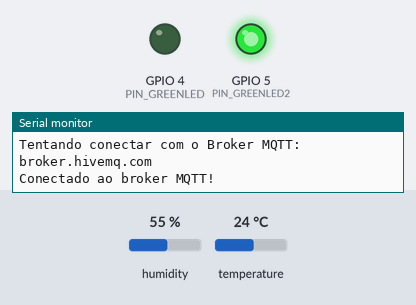
Bench run of a sketch on a simulated ESP32. Shown: output pins drawn as LEDs (lit = HIGH), the last lines printed to the serial monitor. The inputs (shaded band) are chosen by the test bench; at power-on: humidity 55 %, temperature 24 °C. WiFi joins after 1.5 s; servers stay silent unless stated; no MQTT or app messages arrive unless stated.

Above: at 2.7 s.
2.8 s: humidity set to 78 %
8.0 s: humidity set to 81 %
At 12.8 s:
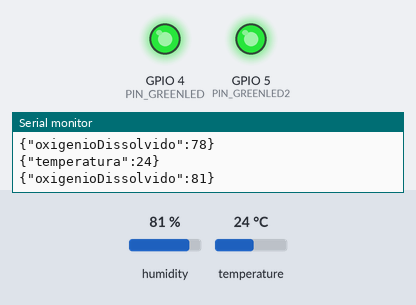
13.1 s: temperature set to 25.2 °C
17.8 s: temperature set to 26.5 °C
At 22.1 s:
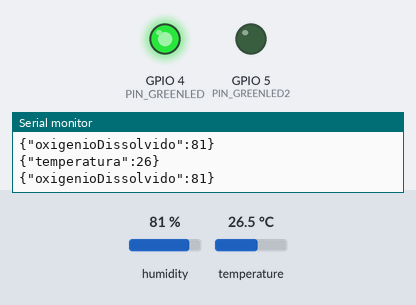
Timing chart, 0 to 23.6 s (numbered marks = the images above; inputs shaded):
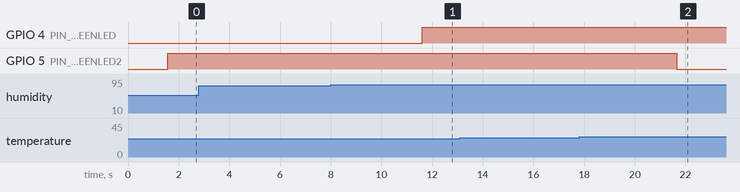

The sketch:

DHT11UrWater.ino
```cpp
#include <WiFi.h>
#include <DHTesp.h>
#include <ArduinoJson.h>
#include <PubSubClient.h>

// Configurações de MQTT
const char *BROKER_MQTT = "broker.hivemq.com";
const int BROKER_PORT = 1883;
const char *ID_MQTT = "esp32_mqtt";
const char *TOPIC_PUBLISH_OXIG = "fiap/Serelepes/oxigenio";
const char *TOPIC_PUBLISH_TEMP = "fiap/Serelepes/temp";
const char *TOPIC_PUBLISH_LED = "fiap/Serelepes/led";

// WiFi
const char *SSID = "Wokwi-GUEST"; // SSID / nome da rede WI-FI que deseja se conectar
const char *PASSWORD = "";        // Senha da rede WI-FI que deseja se conectar


// Variáveis globais
DHTesp dht;
TempAndHumidity sensorValues;
WiFiClient espClient;
PubSubClient MQTT(espClient);
unsigned long publishUpdate = 0;
int temperature;
int oxygen;
const int TAMANHO = 100;

// Protótipos de funções
void updateSensorValues();
void initMQTT();

// Configurações de Hardware
#define PIN_DHT 12
#define PIN_GREENLED 4
#define PIN_GREENLED2 5
#define PUBLISH_DELAY 2000

//INIT WIFI
void initWiFi() {
  Serial.print("Conectando com a rede: ");
  Serial.println(SSID);
  WiFi.begin(SSID, PASSWORD);

  while (WiFi.status() != WL_CONNECTED) {
    delay(100);
    Serial.print(".");
  }

  Serial.println();
  Serial.print("Conectado com sucesso: ");
  Serial.println(SSID);
  Serial.print("IP: ");
  Serial.println(WiFi.localIP());

}

//RECONNECT WIFI
void reconnectWiFi(void) {
  if (WiFi.status() == WL_CONNECTED)
    return;

  WiFi.begin(SSID, PASSWORD); // Conecta na rede WI-FI

  while (WiFi.status() != WL_CONNECTED) {
    delay(100);
    Serial.print(".");
  }

  Serial.println();
  Serial.print("Wifi conectado com sucesso");
  Serial.print(SSID);
  Serial.println("IP: ");
  Serial.println(WiFi.localIP());
}

// CHECK WIFI AND MQTT
void checkWiFIAndMQTT() {
  if (WiFi.status() != WL_CONNECTED) reconnectWiFi();
  if (!MQTT.connected()) reconnectMQTT();
}

//INIT MQTT
void initMQTT() {
  MQTT.setServer(BROKER_MQTT, BROKER_PORT);
  MQTT.setCallback(callbackMQTT);
}

//RECONNECT MQTT
void reconnectMQTT() {
  while (!MQTT.connected()) {
    Serial.print("Tentando conectar com o Broker MQTT: ");
    Serial.println(BROKER_MQTT);

    if (MQTT.connect(ID_MQTT)) {
      Serial.println("Conectado ao broker MQTT!");
      MQTT.subscribe(TOPIC_PUBLISH_OXIG);
      MQTT.subscribe(TOPIC_PUBLISH_TEMP);
      MQTT.subscribe(TOPIC_PUBLISH_LED);
    } else {
      Serial.println("Falha na conexão com MQTT. Tentando novamente em 2 segundos.");
      delay(2000);
    }
  }
}


//CALLBACK
void callbackMQTT(char *topic, byte *payload, unsigned int length) {
  String msg = String((char*)payload).substring(0, length);

  Serial.printf("Mensagem recebida via MQTT: %s do tópico: %s\n", msg.c_str(), topic);

  if (strcmp(topic, TOPIC_PUBLISH_LED) == 0) {
    int valor = atoi(msg.c_str());

    if (valor == 1) {
      digitalWrite(PIN_GREENLED, HIGH);
      Serial.println("LED ligado via comando MQTT");
    } else if (valor == 0) {
      digitalWrite(PIN_GREENLED, LOW);
      Serial.println("LED desligado via comando MQTT");
    }
  }
}


void updateSensorValues() {
  sensorValues = dht.getTempAndHumidity();
}

void setup() {
  Serial.begin(115200);

  //LED
  pinMode(PIN_GREENLED, OUTPUT);
  digitalWrite(PIN_GREENLED, LOW);
  pinMode(PIN_GREENLED2, OUTPUT);
  digitalWrite(PIN_GREENLED2, LOW);
  //DHT
  dht.setup(PIN_DHT, DHTesp::DHT22);

  initWiFi();
  initMQTT();

  Serial.println("Iniciando checagem dos níveis de Oxigênio Dissolvido e Temperatura");
}

void loop() {

  updateSensorValues();
  checkWiFIAndMQTT();
  MQTT.loop();

  //Get temp and humi (Dissolved Oxig for simulation)
  temperature = sensorValues.temperature;
  oxygen = sensorValues.humidity;

  if (oxygen < 80 || oxygen > 120){
    digitalWrite(PIN_GREENLED, LOW);
  }else{
    digitalWrite(PIN_GREENLED, HIGH);
  }

  if(temperature < 10 || temperature > 25){
    digitalWrite(PIN_GREENLED2, LOW);
  }else{
    digitalWrite(PIN_GREENLED2, HIGH);
  }

  //PRINTANDO NO MQTT
  if ((millis() - publishUpdate) >= PUBLISH_DELAY) {
  publishUpdate = millis();
  updateSensorValues();

  if (!isnan(sensorValues.temperature) && !isnan(sensorValues.humidity)) {
    StaticJsonDocument<TAMANHO> doc;
    doc["temperatura"] = temperature;

    char buffer[TAMANHO];
    serializeJson(doc, buffer);
    MQTT.publish(TOPIC_PUBLISH_TEMP, buffer);
    Serial.println(buffer);
  }

  if (!isnan(sensorValues.temperature) && !isnan(sensorValues.humidity)) {
    StaticJsonDocument<TAMANHO> doc2;
    doc2["oxigenioDissolvido"] = oxygen;

    char buffer[TAMANHO];
    serializeJson(doc2, buffer);
    MQTT.publish(TOPIC_PUBLISH_OXIG, buffer);
    Serial.println(buffer);
  }

}
  delay(5000); // this speeds up the simulation
}
```

Measured:
- the behaviour switches between 79 and 80 % on humidity (found by bisection; images 0 and 1)
- the behaviour switches between 25.9 and 26 °C on temperature (found by bisection; images 1 and 2)
- after the input at 8.0 s, GPIO 4 (PIN_GREENLED): LOW → HIGH after 3.6 s
- after the input at 17.8 s, GPIO 5 (PIN_GREENLED2): HIGH → LOW after 3.8 s
